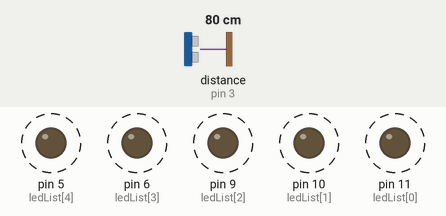
This sketch was run on a simulated Arduino Uno, built with avr-gcc and run on an emulated ATmega328P. Shown: output pins drawn as LEDs (lit = HIGH). Wiring (inferred from the names in the program): ultrasonic range finder: trigger pin 4; echo pin 3. Dashed ring = blinking. The inputs (shaded band) are chosen by the test bench; at power-on: distance to the obstacle (sensor on pin 3) 80 cm. The echo pulse lasts 58.3 µs per cm; pins used as bus, display or sensor lines are not drawn.

Above: at 1.2 s.
Timing chart, 0 to 1.2 s (numbered marks = the images above; inputs shaded):
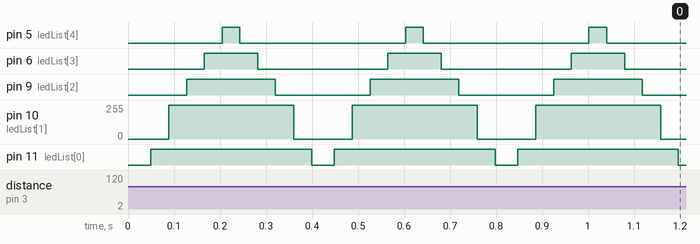

The sketch:

temp.ino
```cpp
// Pedro Almeida 333696 15/03/2022

/* Faça um algoritmo para ler a distância de um sonar em centímetros. No algoritmo deverá ser definido
duas constantes chamadas distância mínima e distância máxima. Agora com 5led’s, execute um contador binário
representando 5 bits, 2^5 = 32. O vetor de Led’s deverá acender de modo a representar os valores em
centímetros do sonar de 2cm a 31cm (precisão mínima do Sonar de 2 a 3cm). Caso o valor lido do sonar
seja maior que 31cm, o vetor de Led’s deverá ser ligado em ordem crescente e apagado em ordem decrescente,
utilizando os pinos pwm (modulação por Largura de Pulso) do arduino, oscilando a luminosidade de 0 a 255. */

// declara leds como uma array dos pins onde estao os leds, echo pin, trigger pin, disttancia minima e maxima
#define STDELAY 1000
int ledList[5] = {11, 10, 9, 6, 5}, echoPin = 3, trigPin = 4, minDist = 2, maxDist = 31;
unsigned long preMillis = 0;

void turnOff(){ // funcao para desligar todos os leds
    for (int i = 0; i < 5; i++){
        digitalWrite(ledList[i], LOW);
    }
}

int distValue(){
    int result = 0, duration = 0;

    digitalWrite(trigPin, 0);
    delayMicroseconds(2);
    digitalWrite(trigPin, 1);
    delayMicroseconds(10);
    digitalWrite(trigPin, 0);
    duration = pulseIn(echoPin, 1);
    result = (duration / 2.0) * 0.034;

    return result;
}

void setup(){
    Serial.begin(9600);
    for (int i = 0; i < 5; i++){ // define todos os leds como saida
        pinMode(ledList[i], OUTPUT);
    }
    pinMode(echoPin , INPUT); // define eco como entrada
    pinMode(trigPin , OUTPUT ); // define trigger como saida
}

void loop(){
    if (distValue() > 2 && distValue() <= 31){
        int temp = distValue(), bin[5], index = 4;

        while (temp != 0){
            bin[index] = temp % 2;
            temp /= 2;
            index--;
        }

        for (int i = 0; i < 5; i++){
            if (distValue() < 2 || distValue() > 31){
                turnOff();
                break;
            }
            if (bin[i] == 1){
                digitalWrite(ledList[i], HIGH);
            }
            else{
                digitalWrite(ledList[i], LOW);
            }
        }
    }
    else{
        for (int i = 0; i < 5; i++){
            if (distValue() > 2 && distValue() <= 31){
                turnOff();
                break;
            }
            for (float j = 0; j < 256; j += 0.2){
                analogWrite(ledList[i], j);
            }
        }
        for (int i = 4; i >= 0; i--){
            if (distValue() > 2 && distValue() <= 31){
                turnOff();
                break;
            }
            for (float j = 255; j >= 0; j -= 0.2){
                analogWrite(ledList[i], j);
            }
        }
    }
}
```

Measured:
- by itself, pin 5 (ledList[4]): alternates HIGH for 0.04 s and LOW for 0.36 s
- by itself, pin 6 (ledList[3]): alternates HIGH for 0.12 s and LOW for 0.28 s
- by itself, pin 9 (ledList[2]): alternates HIGH for 0.19 s and LOW for 0.21 s
- by itself, pin 10 (ledList[1]): alternates 255/255 for 0.27 s and 0/255 for 0.13 s
- by itself, pin 11 (ledList[0]): alternates HIGH for 0.35 s and LOW for 0.05 s
